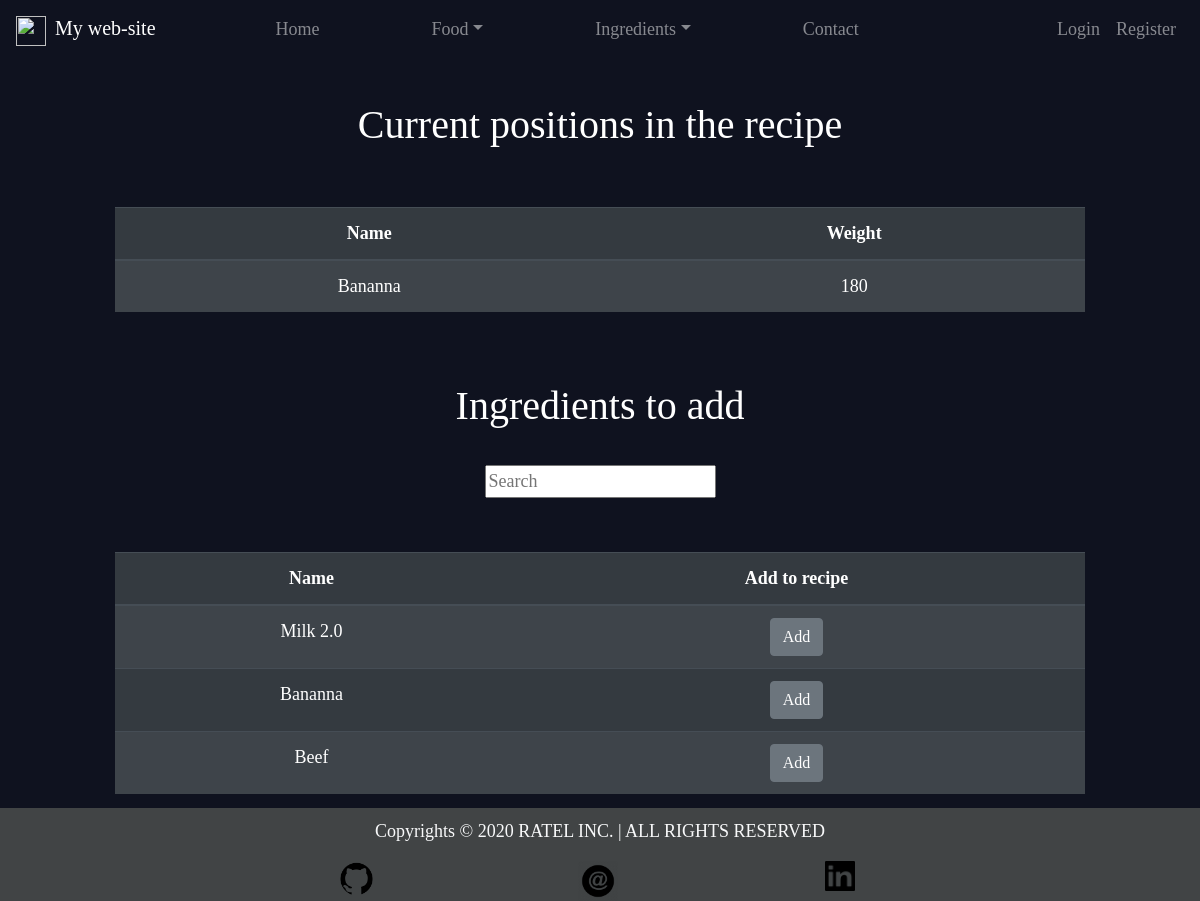
The page /food/ingredients_table/bananna/ on the database as committed earlier.
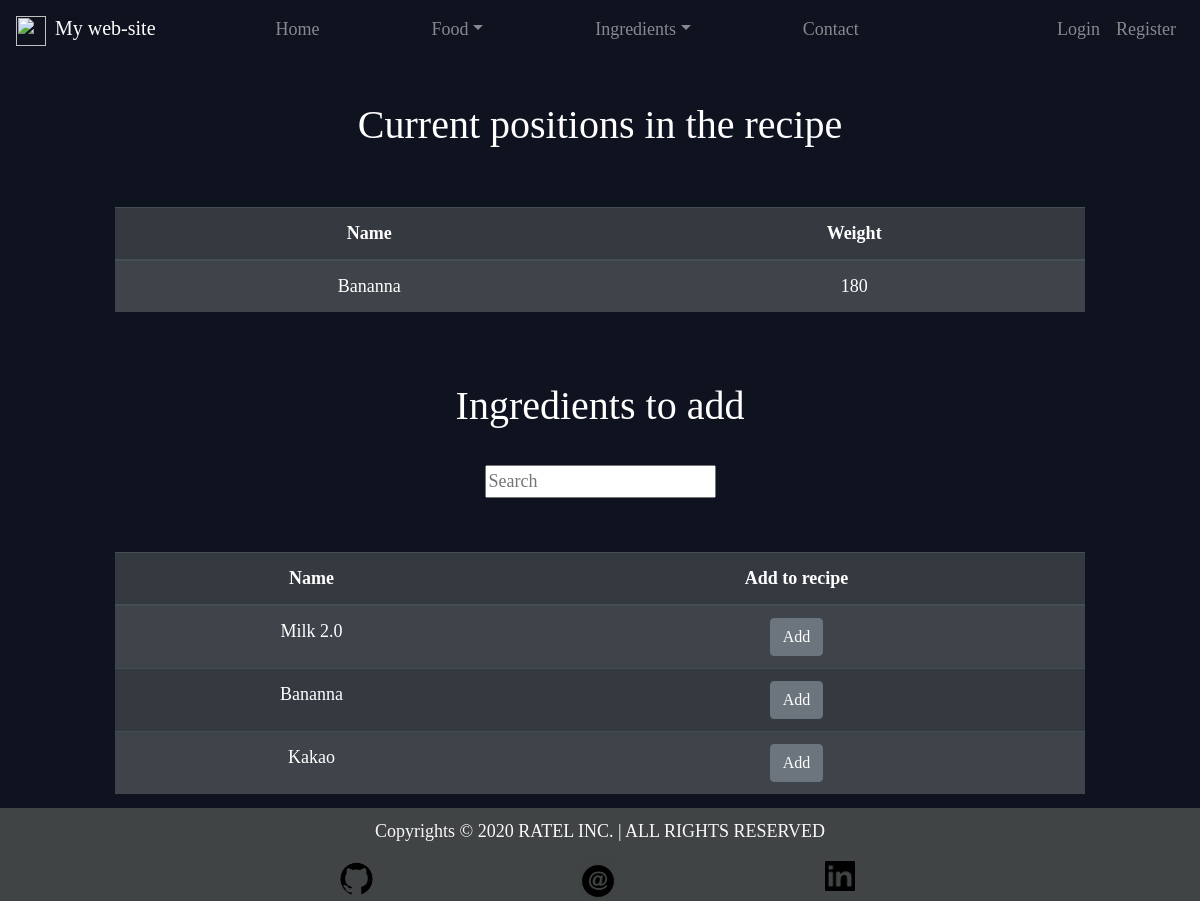
The same page on the database as committed later.
### Food/models.py (models this page shows, shortened)
class Ingredient(models.Model):
	name = models.CharField(max_length=50, unique=True)
	protein = models.FloatField(validators=[macro_quantity_validator,])
	carbohydrates = models.FloatField(validators=[macro_quantity_validator,])
	fat = models.FloatField(validators=[macro_quantity_validator,])
	quantity_per_portion = models.IntegerField(blank=True)
	price = models.DecimalField(max_digits=100, decimal_places=2, blank=True)
	food_type = models.CharField(max_length=2, choices=FOOD_TYPE_CHOICES, blank=True)
	slug = models.SlugField(max_length=100, unique=True, blank=True)
	class Meta:
		ordering = ["id"]

### Food/views.py (the view)
# urls.py: path("ingredients_table/<str:slug>/", add_ingredient, name="ingredient_table"),
def add_ingredient(request, slug):
	context = {}
	product = Product.objects.get(slug=slug)
	context["prod_slug"] = slug
	context["prod_pk"] = product.pk
	context["ingredients"] = Ingredient.objects.all()
	context["recipe"] = ReceipeIngredient.objects.filter(product=product)
	return render(request, "Food/ingredient_table.html", context)

### Templates/Food/ingredient_table.html (shortened to what this page needs)
{% extends 'main.html' %}
{% block content %}
	<h1 id="title"> Current positions in the recipe  </h1>
	<table class="table table-striped table-dark">
		<thead>
			<tr>
				<th scope="col">Name</th>
				<th scope="col">Weight</th>
			</tr>
		</thead>
		<tbody>
			{% for item in recipe %}
				<tr>
					<td>
						{{ item.ingredient.name|capfirst }}
					</td>
					<td>
						{{ item.weight }}
					</td>
				</tr>
			{% endfor %}
		</tbody>
	</table>
	<br><br>
	<h1> Ingredients to add  </h1>
	<br>
	<form action="#" method="get">
		<input name="word" type="text" placeholder="Search">
	</form>
	<br><br>
	<table class="table table-striped table-dark">
		<thead>
			<tr>
				<th scope="col">Name</th>
				<th scope="col">Add to recipe</th>
			</tr>
		</thead>
		<tbody>
			{% for item in ingredients %}
				<tr>
					<td>
						{{ item.name|capfirst }}
					</td>
					<td>
						<button type="button" class="btn btn-secondary">
							<a class="hyperlink-off" href="{% url 'food:create_recipe' prod_slug item.slug %}">Add</a>
						</button>
					</td>
				</tr>
			{% endfor %}
		</tbody>
	</table>
{% endblock %}

Rows that differ between the two databases and show on the page:
removed Ingredient: name "Beef"
added Ingredient: name "Kakao"
